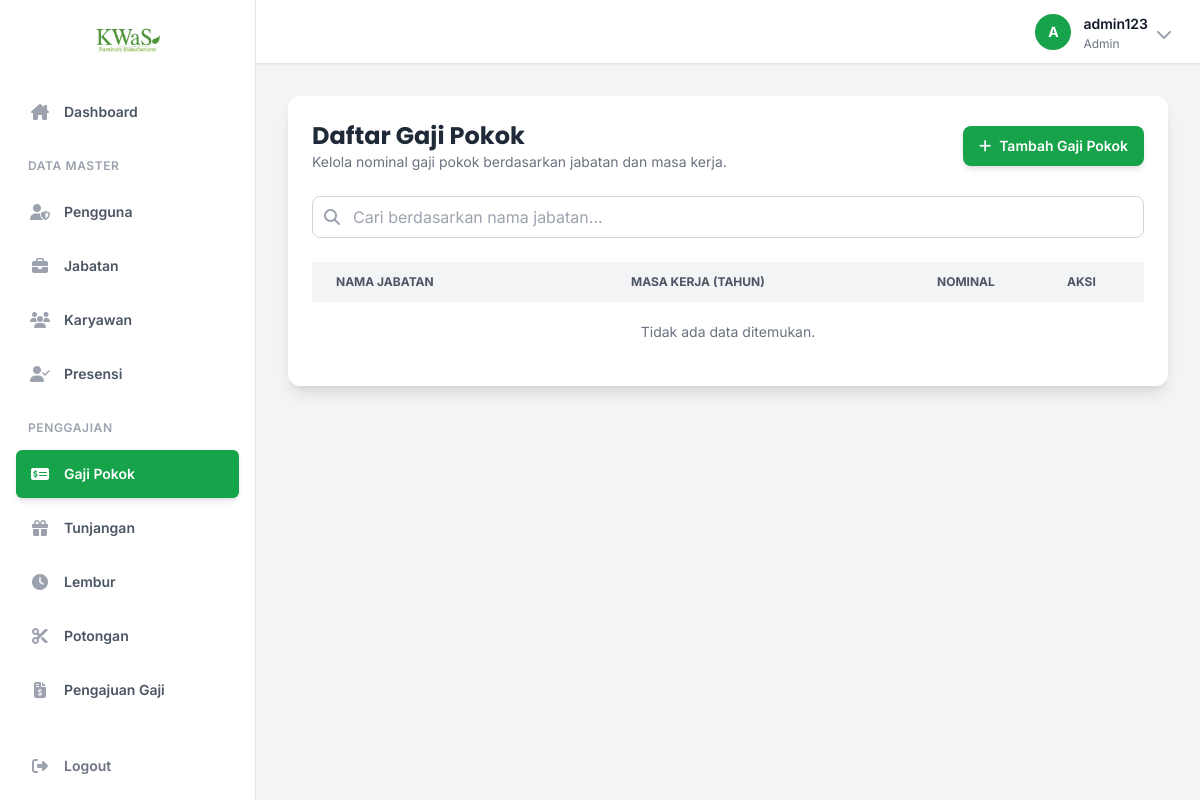
/pages/salary.php (signed in), run on an earlier commit of the app's database.
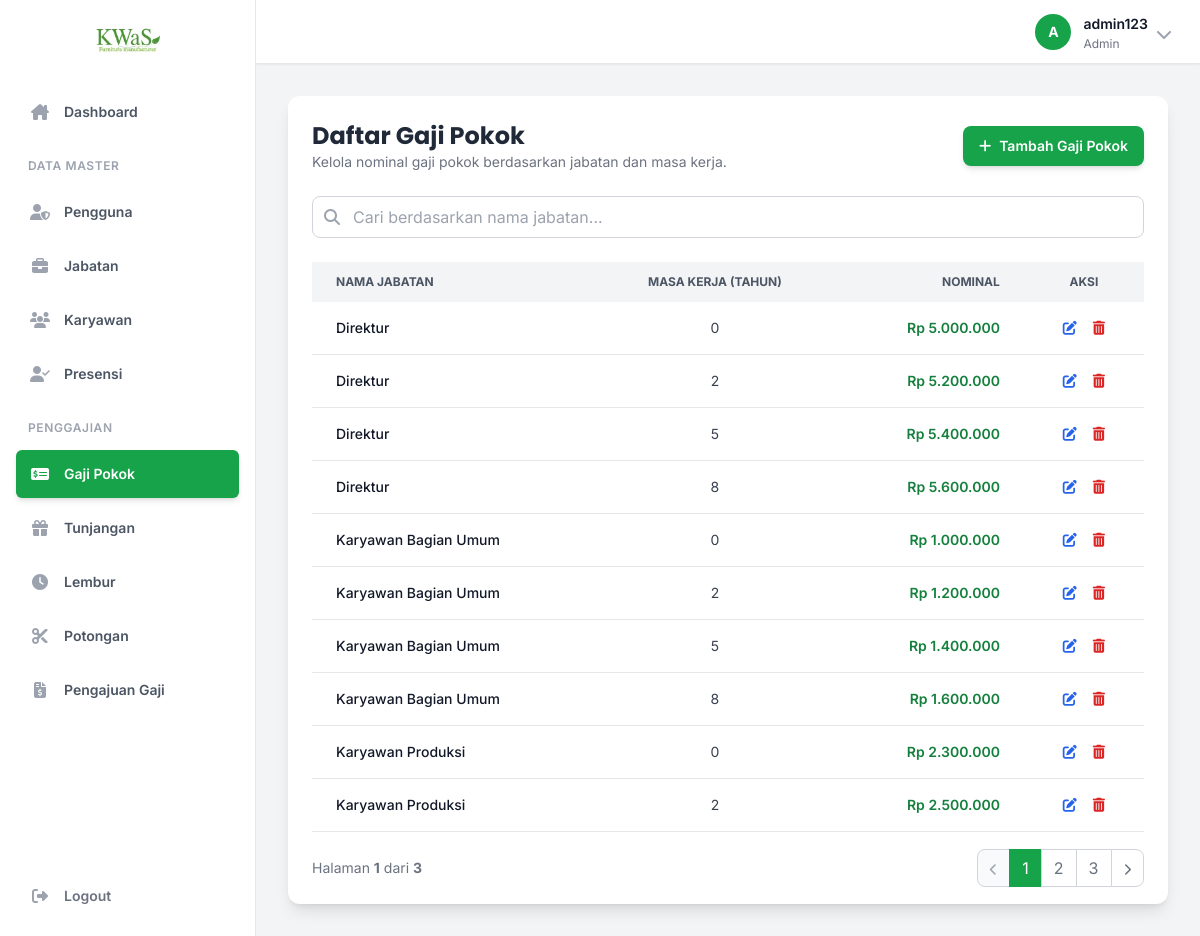
And on a later commit of the database.
### tables this page shows
CREATE TABLE GAJI_POKOK (
    Id_Gapok INT AUTO_INCREMENT PRIMARY KEY,
    Id_Jabatan VARCHAR(15),
    Masa_Kerja INT,  
    Nominal DECIMAL(12,2),
    FOREIGN KEY (Id_Jabatan) REFERENCES JABATAN(Id_Jabatan) ON DELETE CASCADE
);

CREATE TABLE JABATAN (
    Id_Jabatan VARCHAR(15) PRIMARY KEY,
    Nama_Jabatan VARCHAR(50) NOT NULL,
    Pendidikan VARCHAR(20)
);

### pages/salary.php (the view, shortened to what the changed rows need)
<?php
require_once __DIR__ . '/../includes/functions.php';
$action = $_GET['action'] ?? 'list';
$page = isset($_GET['page']) ? (int)$_GET['page'] : 1;
$search_jabatan = $_GET['search_jabatan'] ?? '';
$records_per_page = 10;
$offset = ($page - 1) * $records_per_page;
require_once __DIR__ . '/../includes/header.php';
?>
<?php if ($action === 'list'): ?>
<div class="bg-white p-6 rounded-xl shadow-lg">
    <div class="flex flex-col sm:flex-row justify-between items-start sm:items-center mb-6 gap-4">
        <div>
            <h2 class="text-2xl font-bold text-gray-800 font-poppins">Daftar Gaji Pokok</h2>
        </div>
    </div>
    <div class="overflow-x-auto">
        <table class="w-full text-sm text-left text-gray-700">
            <thead class="text-xs uppercase bg-gray-100 text-gray-600">
                <tr>
                    <th class="px-6 py-3">Nama Jabatan</th>
                    <th class="px-6 py-3 text-center">Masa Kerja (Tahun)</th>
                    <th class="px-6 py-3 text-right">Nominal</th>
                    <th class="px-6 py-3 text-center">Aksi</th>
                </tr>
            </thead>
            <tbody>
                <?php
                $count_sql = "SELECT COUNT(gp.Id_Gapok) as total FROM GAJI_POKOK gp JOIN JABATAN j ON gp.Id_Jabatan = j.Id_Jabatan WHERE j.Nama_Jabatan LIKE ?";
                $stmt_count = $conn->prepare($count_sql);
                $search_param = "%" . $search_jabatan . "%";
                $stmt_count->bind_param("s", $search_param);
                $stmt_count->execute();
                $total_records = $stmt_count->get_result()->fetch_assoc()['total'];
                $total_pages = ceil($total_records / $records_per_page);
                $sql = "SELECT gp.*, j.Nama_Jabatan FROM GAJI_POKOK gp JOIN JABATAN j ON gp.Id_Jabatan = j.Id_Jabatan WHERE j.Nama_Jabatan LIKE ? ORDER BY j.Nama_Jabatan, gp.Masa_Kerja ASC LIMIT ? OFFSET ?";
                $stmt = $conn->prepare($sql);
                $stmt->bind_param("sii", $search_param, $records_per_page, $offset);
                $stmt->execute();
                $result = $stmt->get_result();
                if($result->num_rows > 0) {
                    while ($row = $result->fetch_assoc()): ?>
                    <tr class="bg-white border-b hover:bg-gray-50 transition-colors">
                        <td class="px-6 py-4 font-medium text-gray-900"><?= e($row['Nama_Jabatan']) ?></td>
                        <td class="px-6 py-4 text-center"><?= e($row['Masa_Kerja']) ?></td>
                        <td class="px-6 py-4 text-right font-semibold text-green-700">Rp <?= number_format($row['Nominal'] ?? 0, 0, ',', '.') ?></td>
                        <td class="px-6 py-4 text-center">
                            <div class="flex items-center justify-center gap-4">
                                <a href="salary.php?action=edit&id=<?= e($row['Id_Gapok']) ?>" class="text-blue-600 hover:text-blue-800" title="Edit"><i class="fa-solid fa-pen-to-square"></i></a>
                                <a href="salary.php?action=delete&id=<?= e($row['Id_Gapok']) ?>&token=<?= e($_SESSION['csrf_token']) ?>" class="text-red-600 hover:text-red-800" onclick="return confirm('Yakin ingin menghapus data ini?')" title="Hapus"><i class="fa-solid fa-trash-alt"></i></a>
                            </div>
                        </td>
                    </tr>
                    <?php endwhile;
                } else {
                    echo '<tr><td colspan="4" class="text-center py-5 text-gray-500">Tidak ada data ditemukan.</td></tr>';
                }
                ?>
            </tbody>
        </table>
    </div>
    <?php echo generate_pagination_links($page, $total_pages, 'salary.php', ['search_jabatan' => $search_jabatan]); ?>
</div>
<?php endif; ?>
<?php
require_once __DIR__ . '/../includes/footer.php';
?>

### includes/sidebar.php (shortened to what the changed rows need)
<?php
$user_level = strtolower($_SESSION['level'] ?? '');
$current_page_filename = basename($_SERVER['PHP_SELF']);
$navigation = [
    ['name' => 'Dashboard', 'href' => 'dashboard', 'icon' => 'fa-solid fa-house-chimney', 'roles' => ['admin', 'pemilik', 'karyawan']],
    ['group' => 'Data Master', 'roles' => ['admin']],
    ['name' => 'Pengguna', 'href' => 'pengguna.php', 'icon' => 'fa-solid fa-user-shield', 'roles' => ['admin']],
    ['name' => 'Jabatan', 'href' => 'jabatan.php', 'icon' => 'fa-solid fa-briefcase', 'roles' => ['admin']],
    ['name' => 'Karyawan', 'href' => 'karyawan.php', 'icon' => 'fa-solid fa-users', 'roles' => ['admin']],
    ['name' => 'Presensi', 'href' => 'presensi.php', 'icon' => 'fa-solid fa-user-check', 'roles' => ['admin']],
    ['group' => 'Penggajian', 'roles' => ['admin']],
    ['name' => 'Gaji Pokok', 'href' => 'salary.php', 'icon' => 'fa-solid fa-money-check-dollar', 'roles' => ['admin']],
    ['name' => 'Tunjangan', 'href' => 'tunjangan.php', 'icon' => 'fa-solid fa-gift', 'roles' => ['admin']],
    ['name' => 'Lembur', 'href' => 'lembur.php', 'icon' => 'fa-solid fa-clock', 'roles' => ['admin']],
    ['name' => 'Potongan', 'href' => 'potongan.php', 'icon' => 'fa-solid fa-scissors', 'roles' => ['admin']],
    ['name' => 'Pengajuan Gaji', 'href' => 'pengajuan_gaji.php', 'icon' => 'fa-solid fa-file-invoice-dollar', 'roles' => ['admin']],
    ['group' => 'Manajemen Pemilik', 'roles' => ['pemilik']],
    ['name' => 'Persetujuan Gaji', 'href' => 'pemilik/penggajian_pemilik.php', 'icon' => 'fa-solid fa-check-to-slot', 'roles' => ['pemilik']],
    ['name' => 'Laporan', 'href' => 'pemilik/laporan.php', 'icon' => 'fa-solid fa-chart-pie', 'roles' => ['pemilik']],
    ['group' => 'Area Pegawai', 'roles' => ['karyawan']],
    ['name' => 'Slip Gaji', 'href' => 'karyawan/slip_gaji.php', 'icon' => 'fa-solid fa-receipt', 'roles' => ['karyawan']]
];
?>
<div class="flex h-full flex-col bg-white border-r border-gray-200">
    <nav class="flex flex-1 flex-col mt-2 overflow-y-auto">
        <ul role="list" class="flex flex-1 flex-col gap-y-7 px-4">
            <li>
                <ul role="list" class="space-y-1.5">
                    <?php foreach ($navigation as $item): ?>
                        <?php if (in_array($user_level, $item['roles'])): ?>
                            <?php if (isset($item['group'])): ?>
                                <div class="px-3 pt-4 pb-2 text-xs font-semibold uppercase text-gray-400 tracking-wider">
                                    <?= e($item['group']) ?>
                                </div>
                            <?php else: ?>
                                <?php
                                    $link_href = '';
                                    $is_current = false;
                                    if ($item['href'] === 'dashboard') {
                                        if ($user_level === 'pemilik') {
                                            $link_href = BASE_URL . '/index_pemilik.php';
                                            $is_current = ($current_page_filename === 'index_pemilik.php');
                                        } elseif ($user_level === 'karyawan') {
                                            $link_href = BASE_URL . '/index_karyawan.php';
                                            $is_current = ($current_page_filename === 'index_karyawan.php');
                                        } else {
                                            $link_href = BASE_URL . '/index.php';
                                            $is_current = ($current_page_filename === 'index.php');
                                        }
                                    } else {
                                        $base_folder = '/pages/';
                                        $link_href = BASE_URL . $base_folder . $item['href'];
                                        $href_parts = explode('?', $item['href']);
                                        $item_filename_path = $href_parts[0];
                                        $current_path_parts = explode('/', $_SERVER['PHP_SELF']);
                                        $current_page_simple = end($current_path_parts);
                                        $item_path_parts = explode('/', $item_filename_path);
                                        $item_filename_simple = end($item_path_parts);
                                        $is_current = ($current_page_simple === $item_filename_simple);
                                    }
                                ?>
                                <li>
                                    <a href="<?= $link_href ?>"
                                       class="<?= $is_current
                                           ? 'bg-green-600 text-white shadow-md'
                                           : 'text-gray-600 hover:text-green-700 hover:bg-green-50';
                                       ?> group flex items-center gap-x-3 rounded-md p-3 text-sm leading-6 font-semibold transition-all duration-200">
                                        <i class="<?= e($item['icon']) ?> w-6 h-6 text-center text-base <?= $is_current ? 'text-white' : 'text-gray-400 group-hover:text-green-600'; ?>"></i>
                                        <?= e($item['name']) ?>
                                    </a>
                                </li>
                            <?php endif; ?>
                        <?php endif; ?>
                    <?php endforeach; ?>
                </ul>
            </li>
        </ul>
    </nav>
</div>

### includes/functions.php (shortened to what the changed rows need)
<?php
function e($string) {
    return htmlspecialchars($string ?? '', ENT_QUOTES, 'UTF-8');
}
function generate_pagination_links($current_page, $total_pages, $base_url, $params = []) {
    if ($total_pages <= 1) {
        return '';
    }
    $query_string = http_build_query($params);
    $base_url .= '?' . $query_string;
    $html = '<nav class="flex items-center justify-between mt-6">';
    $html .= '<span class="text-sm text-gray-500">Halaman <strong>' . $current_page . '</strong> dari <strong>' . $total_pages . '</strong></span>';
    $html .= '<ul class="inline-flex items-center -space-x-px">';
    $prev_class = ($current_page > 1)
        ? 'text-gray-500 bg-white hover:bg-gray-100 hover:text-gray-700'
        : 'text-gray-400 bg-gray-50 cursor-not-allowed';
    $prev_href = ($current_page > 1) ? 'href="' . $base_url . '&page=' . ($current_page - 1) . '"' : '';
    $html .= '<li><a ' . $prev_href . ' class="px-3 py-2 ml-0 leading-tight border border-gray-300 rounded-l-lg ' . $prev_class . '"><i class="fa-solid fa-chevron-left text-xs"></i></a></li>';
    $window = 2;
    if ($total_pages <= (2 * $window) + 3) {
        for ($i = 1; $i <= $total_pages; $i++) {
            $html .= render_page_number($i, $current_page, $base_url);
        }
    }
    $next_class = ($current_page < $total_pages)
        ? 'text-gray-500 bg-white hover:bg-gray-100 hover:text-gray-700'
        : 'text-gray-400 bg-gray-50 cursor-not-allowed';
    $next_href = ($current_page < $total_pages) ? 'href="' . $base_url . '&page=' . ($current_page + 1) . '"' : '';
    $html .= '<li><a ' . $next_href . ' class="px-3 py-2 leading-tight border border-gray-300 rounded-r-lg ' . $next_class . '"><i class="fa-solid fa-chevron-right text-xs"></i></a></li>';
    $html .= '</ul></nav>';
    return $html;
}
function render_page_number($page_num, $current_page, $base_url) {
    if ($page_num == $current_page) {
        return '<li><span aria-current="page" class="z-10 px-3 py-2 leading-tight text-white bg-green-600 border border-green-600">' . $page_num . '</span></li>';
    } else {
        return '<li><a href="' . $base_url . '&page=' . $page_num . '" class="px-3 py-2 leading-tight text-gray-500 bg-white border border-gray-300 hover:bg-gray-100 hover:text-gray-700">' . $page_num . '</a></li>';
    }
}
?>

What changed in the data, as far as the page shows it:
added gaji_pokok: Id_Jabatan.Nama_Jabatan "Direktur", Masa_Kerja "0", Nominal "5.000.000"
added gaji_pokok: Id_Jabatan.Nama_Jabatan "Direktur", Masa_Kerja "2", Nominal "5.200.000"
added gaji_pokok: Id_Jabatan.Nama_Jabatan "Direktur", Masa_Kerja "5", Nominal "5.400.000"
added gaji_pokok: Id_Jabatan.Nama_Jabatan "Direktur", Masa_Kerja "8", Nominal "5.600.000"
added gaji_pokok: Id_Jabatan.Nama_Jabatan "Karyawan Bagian Umum", Masa_Kerja "0", Nominal "1.000.000"
added gaji_pokok: Id_Jabatan.Nama_Jabatan "Karyawan Bagian Umum", Masa_Kerja "2", Nominal "1.200.000"
added gaji_pokok: Id_Jabatan.Nama_Jabatan "Karyawan Bagian Umum", Masa_Kerja "5", Nominal "1.400.000"
added gaji_pokok: Id_Jabatan.Nama_Jabatan "Karyawan Bagian Umum", Masa_Kerja "8", Nominal "1.600.000"
added gaji_pokok: Id_Jabatan.Nama_Jabatan "Karyawan Produksi", Masa_Kerja "0", Nominal "2.300.000"
added gaji_pokok: Id_Jabatan.Nama_Jabatan "Karyawan Produksi", Masa_Kerja "2", Nominal "2.500.000"
Also different on the page:
$current_page: (not shown) → "1"
$total_pages: (not shown) → "3"
text no longer shown: "Tidak ada data ditemukan."
text now shown: "Halaman dari"
new list line: "1"
new list line: "2"
new list line: "3"
